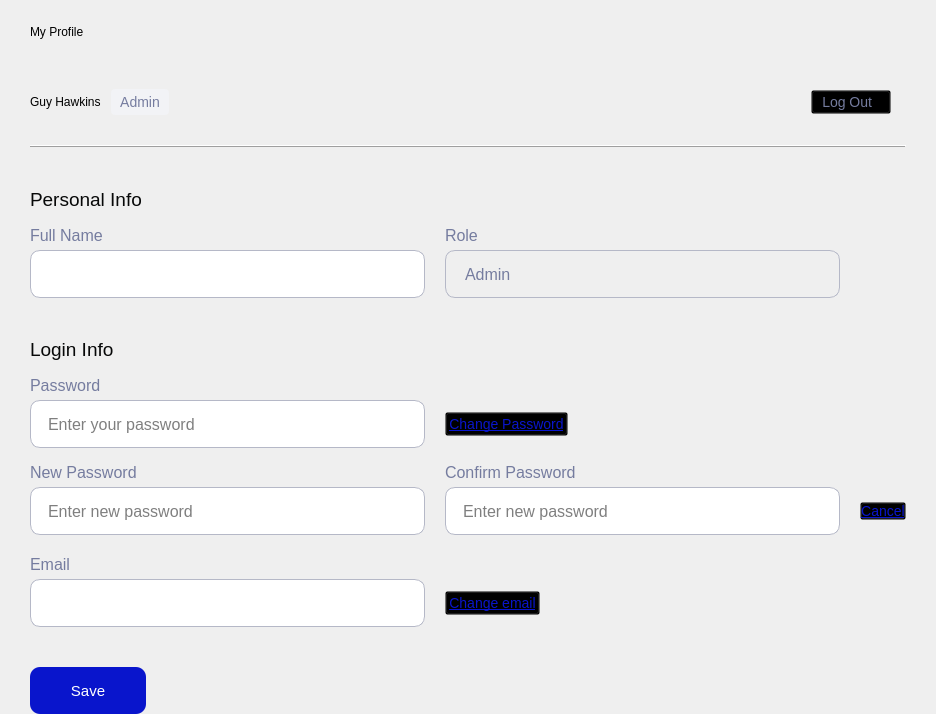
             <widget class="QWidget" name="profile_page">
              <property name="layoutDirection">
               <enum>Qt::LeftToRight</enum>
              </property>
              <layout class="QVBoxLayout" name="verticalLayout">
               <property name="spacing">
                <number>0</number>
               </property>
               <property name="leftMargin">
                <number>30</number>
               </property>
               <property name="topMargin">
                <number>25</number>
               </property>
               <property name="rightMargin">
                <number>30</number>
               </property>
               <property name="bottomMargin">
                <number>0</number>
               </property>
               <item alignment="Qt::AlignTop">
                <widget class="QFrame" name="profile_frame">
                 <property name="cursor">
                  <cursorShape>ArrowCursor</cursorShape>
                 </property>
                 <property name="styleSheet">
                  <string notr="true">#profile_person_info, #profile_login_info {
	font-size: 19px;
	color: #070808;
	margin-top: 40px;
}

#profile_name, #profile_role, #profile_pass, #profile_new_pass, #profile_new_pass2, #profile_email{
	font-size: 16px;
	color: #757C9F;
}

QLineEdit {
	min-width: 363px;
	min-height: 46px;
	max-width: 363px;
	max-height: 46px;
	border-radius: 10px;
	border: 1px solid #B5B8C7;
	padding-left: 15px;
	padding-right: 15px;
	font-size: 16px;
}

QLineEdit:hover {
	border: 1px solid #0915CC;
	background-color: #F2F3F6;
}

QLineEdit:focus {
	border: 1px solid #0915CC;
	background-color: #F2F3F6;
}

#profile_change_pass_butt, #profile_cancel_butt, #profile_change_email_butt {
	background: transparent;
	text-decoration: underline;
	font-size: 14px;
	color: #0915CC;
}</string>
                 </property>
                 <property name="frameShape">
                  <enum>QFrame::NoFrame</enum>
                 </property>
                 <property name="frameShadow">
                  <enum>QFrame::Raised</enum>
                 </property>
                 <layout class="QVBoxLayout" name="profile_layout">
                  <property name="spacing">
                   <number>0</number>
                  </property>
                  <property name="leftMargin">
                   <number>0</number>
                  </property>
                  <property name="topMargin">
                   <number>0</number>
                  </property>
                  <property name="rightMargin">
                   <number>0</number>
                  </property>
                  <property name="bottomMargin">
                   <number>0</number>
                  </property>
                  <item>
                   <widget class="QLabel" name="profile_small_header">
                    <property name="text">
                     <string>My Profile</string>
                    </property>
                   </widget>
                  </item>
                  <item>
                   <widget class="QFrame" name="profile_top_frame">
                    <property name="frameShape">
                     <enum>QFrame::NoFrame</enum>
                    </property>
                    <property name="frameShadow">
                     <enum>QFrame::Raised</enum>
                    </property>
                    <layout class="QHBoxLayout" name="profile_top_layout">
                     <property name="spacing">
                      <number>0</number>
                     </property>
                     <property name="leftMargin">
                      <number>0</number>
                     </property>
                     <property name="topMargin">
                      <number>50</number>
                     </property>
                     <property name="rightMargin">
                      <number>15</number>
                     </property>
                     <property name="bottomMargin">
                      <number>30</number>
                     </property>
                     <item alignment="Qt::AlignLeft">
                      <widget class="QFrame" name="profile_top_name_frame">
                       <property name="frameShape">
                        <enum>QFrame::NoFrame</enum>
                       </property>
                       <property name="frameShadow">
                        <enum>QFrame::Raised</enum>
                       </property>
                       <layout class="QHBoxLayout" name="profile_top_name_layout">
                        <property name="spacing">
                         <number>10</number>
                        </property>
                        <property name="leftMargin">
                         <number>0</number>
                        </property>
                        <property name="topMargin">
                         <number>0</number>
                        </property>
                        <property name="rightMargin">
                         <number>0</number>
                        </property>
                        <property name="bottomMargin">
                         <number>0</number>
                        </property>
                        <item>
                         <widget class="QLabel" name="profile_user_name">
                          <property name="text">
                           <string>Guy Hawkins</string>
                          </property>
                         </widget>
                        </item>
                        <item>
                         <widget class="QLabel" name="profile_role_label">
                          <property name="minimumSize">
                           <size>
                            <width>58</width>
                            <height>26</height>
                           </size>
                          </property>
                          <property name="maximumSize">
                           <size>
                            <width>58</width>
                            <height>26</height>
                           </size>
                          </property>
                          <property name="styleSheet">
                           <string notr="true">background: #F2F3F6;
border-radius: 4px;
color: #757C9F;
font-size: 14px;</string>
                          </property>
                          <property name="text">
                           <string>Admin</string>
                          </property>
                          <property name="alignment">
                           <set>Qt::AlignCenter</set>
                          </property>
                         </widget>
                        </item>
                       </layout>
                      </widget>
                     </item>
                     <item alignment="Qt::AlignLeft">
                      <widget class="QPushButton" name="profile_log_out_butt">
                       <property name="cursor">
                        <cursorShape>PointingHandCursor</cursorShape>
                       </property>
                       <property name="layoutDirection">
                        <enum>Qt::RightToLeft</enum>
                       </property>
                       <property name="styleSheet">
                        <string notr="true">QPushButton {
	background: transparent;
	font-size: 14px;
	color: #757C9F;
	qproperty-icon: url(:/image/exit_app_default.svg);
}

QPushButton:hover {
	color: #FF3C2F;
}</string>
                       </property>
                       <property name="text">
                        <string>Log Out  </string>
                       </property>
                       <property name="icon">
                        <iconset>
                         <normalon>:/image/exit_app_default@2x.svg</normalon>
                        </iconset>
                       </property>
                       <property name="iconSize">
                        <size>
                         <width>16</width>
                         <height>16</height>
                        </size>
                       </property>
                      </widget>
                     </item>
                    </layout>
                   </widget>
                  </item>
                  <item>
                   <widget class="Line" name="line">
                    <property name="styleSheet">
                     <string notr="true">color: #B5B8C7;</string>
                    </property>
                    <property name="frameShadow">
                     <enum>QFrame::Raised</enum>
                    </property>
                    <property name="orientation">
                     <enum>Qt::Horizontal</enum>
                    </property>
                   </widget>
                  </item>
                  <item>
                   <widget class="QLabel" name="profile_person_info">
                    <property name="cursor">
                     <cursorShape>PointingHandCursor</cursorShape>
                    </property>
                    <property name="styleSheet">
                     <string notr="true"/>
                    </property>
                    <property name="text">
                     <string>Personal Info</string>
                    </property>
                    <property name="alignment">
                     <set>Qt::AlignJustify|Qt::AlignVCenter</set>
                    </property>
                   </widget>
                  </item>
                  <item alignment="Qt::AlignLeft">
                   <widget class="QFrame" name="profile_name_role_frame">
                    <property name="frameShape">
                     <enum>QFrame::NoFrame</enum>
                    </property>
                    <property name="frameShadow">
                     <enum>QFrame::Raised</enum>
                    </property>
                    <layout class="QHBoxLayout" name="profile_name_role_layout">
                     <property name="spacing">
                      <number>20</number>
                     </property>
                     <property name="leftMargin">
                      <number>0</number>
                     </property>
                     <property name="topMargin">
                      <number>15</number>
                     </property>
                     <property name="rightMargin">
                      <number>0</number>
                     </property>
                     <property name="bottomMargin">
                      <number>0</number>
                     </property>
                     <item>
                      <widget class="QFrame" name="profile_name_frame">
                       <property name="frameShape">
                        <enum>QFrame::NoFrame</enum>
                       </property>
                       <property name="frameShadow">
                        <enum>QFrame::Raised</enum>
                       </property>
                       <layout class="QVBoxLayout" name="profile_name_layout">
                        <property name="spacing">
                         <number>5</number>
                        </property>
                        <property name="leftMargin">
                         <number>0</number>
                        </property>
                        <property name="topMargin">
                         <number>0</number>
                        </property>
                        <property name="rightMargin">
                         <number>0</number>
                        </property>
                        <property name="bottomMargin">
                         <number>0</number>
                        </property>
                        <item>
                         <widget class="QLabel" name="profile_name">
                          <property name="text">
                           <string>Full Name</string>
                          </property>
                         </widget>
                        </item>
                        <item>
                         <widget class="QLineEdit" name="profile_name_input"/>
                        </item>
                       </layout>
                      </widget>
                     </item>
                     <item>
                      <widget class="QFrame" name="profile_role_frame">
                       <property name="frameShape">
                        <enum>QFrame::NoFrame</enum>
                       </property>
                       <property name="frameShadow">
                        <enum>QFrame::Raised</enum>
                       </property>
                       <layout class="QVBoxLayout" name="profile_role_layout">
                        <property name="spacing">
                         <number>5</number>
                        </property>
                        <property name="leftMargin">
                         <number>0</number>
                        </property>
                        <property name="topMargin">
                         <number>0</number>
                        </property>
                        <property name="rightMargin">
                         <number>0</number>
                        </property>
                        <property name="bottomMargin">
                         <number>0</number>
                        </property>
                        <item>
                         <widget class="QLabel" name="profile_role">
                          <property name="text">
                           <string>Role</string>
                          </property>
                         </widget>
                        </item>
                        <item>
                         <widget class="QLabel" name="profile_role_field">
                          <property name="styleSheet">
                           <string notr="true">min-width: 363px;
min-height: 46px;
max-width: 363px;
max-height: 46px;
border-radius: 10px;
border: 1px solid #B5B8C7;
padding-left: 15px;
padding-right: 15px;
font-size: 16px;
color: #757C9F;
</string>
                          </property>
                          <property name="text">
                           <string>Admin</string>
                          </property>
                         </widget>
                        </item>
                       </layout>
                      </widget>
                     </item>
                    </layout>
                   </widget>
                  </item>
                  <item>
                   <widget class="QLabel" name="profile_login_info">
                    <property name="text">
                     <string>Login Info</string>
                    </property>
                    <property name="alignment">
                     <set>Qt::AlignJustify|Qt::AlignVCenter</set>
                    </property>
                   </widget>
                  </item>
                  <item>
                   <widget class="QLabel" name="profile_pass">
                    <property name="styleSheet">
                     <string notr="true">margin-top: 15px;</string>
                    </property>
                    <property name="text">
                     <string>Password</string>
                    </property>
                    <property name="alignment">
                     <set>Qt::AlignJustify|Qt::AlignVCenter</set>
                    </property>
                   </widget>
                  </item>
                  <item alignment="Qt::AlignLeft">
                   <widget class="QFrame" name="profile_pass_frame">
                    <property name="frameShape">
                     <enum>QFrame::NoFrame</enum>
                    </property>
                    <property name="frameShadow">
                     <enum>QFrame::Raised</enum>
                    </property>
                    <layout class="QHBoxLayout" name="profile_pass_layout">
                     <property name="spacing">
                      <number>20</number>
                     </property>
                     <property name="leftMargin">
                      <number>0</number>
                     </property>
                     <property name="topMargin">
                      <number>5</number>
                     </property>
                     <property name="rightMargin">
                      <number>0</number>
                     </property>
                     <property name="bottomMargin">
                      <number>0</number>
                     </property>
                     <item>
                      <widget class="QLineEdit" name="profile_pass_input">
                       <property name="echoMode">
                        <enum>QLineEdit::Password</enum>
                       </property>
                       <property name="placeholderText">
                        <string>Enter your password</string>
                       </property>
                      </widget>
                     </item>
                     <item>
                      <widget class="QPushButton" name="profile_change_pass_butt">
                       <property name="cursor">
                        <cursorShape>PointingHandCursor</cursorShape>
                       </property>
                       <property name="text">
                        <string>Change Password</string>
                       </property>
                      </widget>
                     </item>
                    </layout>
                   </widget>
                  </item>
                  <item alignment="Qt::AlignLeft">
                   <widget class="QFrame" name="profile_new_pass_frame">
                    <property name="frameShape">
                     <enum>QFrame::NoFrame</enum>
                    </property>
                    <property name="frameShadow">
                     <enum>QFrame::Raised</enum>
                    </property>
                    <layout class="QHBoxLayout" name="profile_new_pass_layout">
                     <property name="spacing">
                      <number>20</number>
                     </property>
                     <property name="leftMargin">
                      <number>0</number>
                     </property>
                     <property name="topMargin">
                      <number>15</number>
                     </property>
                     <property name="rightMargin">
                      <number>0</number>
                     </property>
                     <property name="bottomMargin">
                      <number>0</number>
                     </property>
                     <item>
                      <widget class="QFrame" name="profile_new_pass_inframe">
                       <property name="frameShape">
                        <enum>QFrame::NoFrame</enum>
                       </property>
                       <property name="frameShadow">
                        <enum>QFrame::Raised</enum>
                       </property>
                       <layout class="QVBoxLayout" name="profile_new_pass_inlayout">
                        <property name="spacing">
                         <number>5</number>
                        </property>
                        <property name="leftMargin">
                         <number>0</number>
                        </property>
                        <property name="topMargin">
                         <number>0</number>
                        </property>
                        <property name="rightMargin">
                         <number>0</number>
                        </property>
                        <property name="bottomMargin">
                         <number>0</number>
                        </property>
                        <item>
                         <widget class="QLabel" name="profile_new_pass">
                          <property name="text">
                           <string>New Password</string>
                          </property>
                         </widget>
                        </item>
                        <item>
                         <widget class="QLineEdit" name="profile_new_pass_input">
                          <property name="echoMode">
                           <enum>QLineEdit::Password</enum>
                          </property>
                          <property name="placeholderText">
                           <string>Enter new password</string>
                          </property>
                         </widget>
                        </item>
                       </layout>
                      </widget>
                     </item>
                     <item>
                      <widget class="QFrame" name="profile_new_pass2_inframe">
                       <property name="frameShape">
                        <enum>QFrame::NoFrame</enum>
                       </property>
                       <property name="frameShadow">
                        <enum>QFrame::Raised</enum>
                       </property>
                       <layout class="QVBoxLayout" name="profile_new_pass2_inlayout">
                        <property name="spacing">
                         <number>5</number>
                        </property>
                        <property name="leftMargin">
                         <number>0</number>
                        </property>
                        <property name="topMargin">
                         <number>0</number>
                        </property>
                        <property name="rightMargin">
                         <number>0</number>
                        </property>
                        <property name="bottomMargin">
                         <number>0</number>
                        </property>
                        <item>
                         <widget class="QLabel" name="profile_new_pass2">
                          <property name="text">
                           <string>Confirm Password</string>
                          </property>
                         </widget>
                        </item>
                        <item>
                         <widget class="QLineEdit" name="profile_new_pass2_input">
                          <property name="echoMode">
                           <enum>QLineEdit::Password</enum>
                          </property>
                          <property name="placeholderText">
                           <string>Enter new password</string>
                          </property>
                         </widget>
                        </item>
                       </layout>
                      </widget>
                     </item>
                     <item alignment="Qt::AlignBottom">
                      <widget class="QPushButton" name="profile_cancel_butt">
                       <property name="cursor">
                        <cursorShape>PointingHandCursor</cursorShape>
                       </property>
                       <property name="styleSheet">
                        <string notr="true">margin-bottom: 15px;</string>
                       </property>
                       <property name="text">
                        <string>Cancel</string>
                       </property>
                      </widget>
                     </item>
                    </layout>
                   </widget>
                  </item>
                  <item>
                   <widget class="QLabel" name="profile_email">
                    <property name="styleSheet">
                     <string notr="true">margin-top: 20px;</string>
                    </property>
                    <property name="text">
                     <string>Email</string>
                    </property>
                    <property name="alignment">
                     <set>Qt::AlignJustify|Qt::AlignVCenter</set>
                    </property>
                   </widget>
                  </item>
                  <item alignment="Qt::AlignLeft">
                   <widget class="QFrame" name="profile_email_frame">
                    <property name="frameShape">
                     <enum>QFrame::NoFrame</enum>
                    </property>
                    <property name="frameShadow">
                     <enum>QFrame::Raised</enum>
                    </property>
                    <layout class="QHBoxLayout" name="profile_email_layout">
                     <property name="spacing">
                      <number>20</number>
                     </property>
                     <property name="leftMargin">
                      <number>0</number>
                     </property>
                     <property name="topMargin">
                      <number>5</number>
                     </property>
                     <property name="rightMargin">
                      <number>0</number>
                     </property>
                     <property name="bottomMargin">
                      <number>40</number>
                     </property>
                     <item>
                      <widget class="QLineEdit" name="profile_email_input">
                       <property name="readOnly">
                        <bool>true</bool>
                       </property>
                      </widget>
                     </item>
                     <item>
                      <widget class="QPushButton" name="profile_change_email_butt">
                       <property name="cursor">
                        <cursorShape>PointingHandCursor</cursorShape>
                       </property>
                       <property name="text">
                        <string>Change email</string>
                       </property>
                      </widget>
                     </item>
                    </layout>
                   </widget>
                  </item>
                  <item>
                   <widget class="QPushButton" name="profile_save_butt">
                    <property name="minimumSize">
                     <size>
                      <width>116</width>
                      <height>47</height>
                     </size>
                    </property>
                    <property name="maximumSize">
                     <size>
                      <width>116</width>
                      <height>47</height>
                     </size>
                    </property>
                    <property name="cursor">
                     <cursorShape>PointingHandCursor</cursorShape>
                    </property>
                    <property name="styleSheet">
                     <string notr="true">QPushButton {
	border-radius: 10px;
	font-size: 15px;
	color: #FFFFFF;
	background: #0915CC;
}

QPushButton:hover {
background: rgba(9, 21, 204, 0.8);
}</string>
                    </property>
                    <property name="text">
                     <string>Save</string>
                    </property>
                   </widget>
                  </item>
                 </layout>
                </widget>
               </item>
              </layout>
             </widget>
